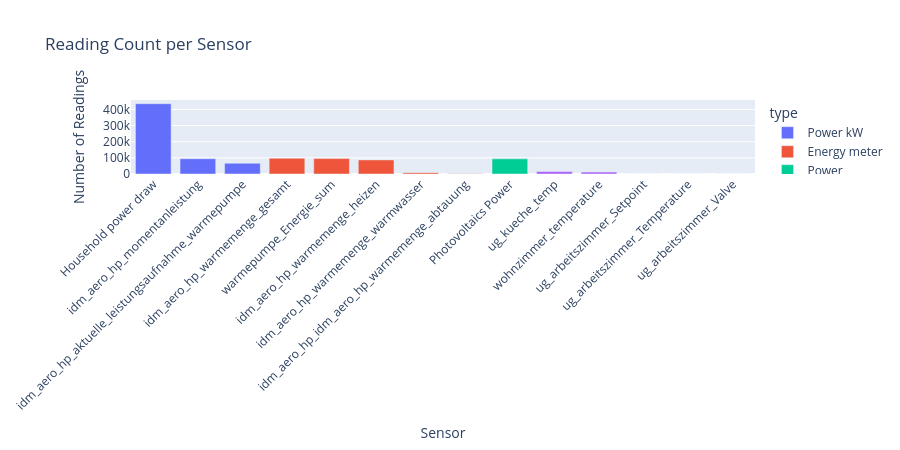

Here is the notebook cell this chart was saved with:
### Code cell
# Reading counts per sensor — bar chart
fig = px.bar(
    df_sensors, x='sensor_name', y='readings',
    color='type', title='Reading Count per Sensor',
    labels={'sensor_name': 'Sensor', 'readings': 'Number of Readings'},
)
fig.update_layout(xaxis_tickangle=-45, height=450)
fig.show()

### Figure 1 — Plotly figure (JSON) as saved in the notebook; plotly's stock layout.template omitted (floating-point values rounded to 4 significant figures)
{"data": [{"hovertemplate": "type=Power kW<br>Sensor=%{x}<br>Number of Readings=%{y}<extra></extra>", "legendgroup": "Power kW", "marker": {"color": "#636efa", "pattern": {"shape": ""}}, "name": "Power kW", "orientation": "v", "showlegend": true, "textposition": "auto", "type": "bar", "x": ["Household power draw", "idm_aero_hp_momentanleistung", "idm_aero_hp_aktuelle_leistungsaufnahme_warmepumpe"], "xaxis": "x", "y": [435362, 94551, 66363], "yaxis": "y"}, {"hovertemplate": "type=Energy meter<br>Sensor=%{x}<br>Number of Readings=%{y}<extra></extra>", "legendgroup": "Energy meter", "marker": {"color": "#EF553B", "pattern": {"shape": ""}}, "name": "Energy meter", "orientation": "v", "showlegend": true, "textposition": "auto", "type": "bar", "x": ["idm_aero_hp_warmemenge_gesamt", "warmepumpe_Energie_sum", "idm_aero_hp_warmemenge_heizen", "idm_aero_hp_warmemenge_warmwasser", "idm_aero_hp_idm_aero_hp_warmemenge_abtauung"], "xaxis": "x", "y": [97154, 95402, 87187, 8378, 2124], "yaxis": "y"}, {"hovertemplate": "type=Power<br>Sensor=%{x}<br>Number of Readings=%{y}<extra></extra>", "legendgroup": "Power", "marker": {"color": "#00cc96", "pattern": {"shape": ""}}, "name": "Power", "orientation": "v", "showlegend": true, "textposition": "auto", "type": "bar", "x": ["Photovoltaics Power"], "xaxis": "x", "y": [93822], "yaxis": "y"}, {"hovertemplate": "type=Temperature<br>Sensor=%{x}<br>Number of Readings=%{y}<extra></extra>", "legendgroup": "Temperature", "marker": {"color": "#ab63fa", "pattern": {"shape": ""}}, "name": "Temperature", "orientation": "v", "showlegend": true, "textposition": "auto", "type": "bar", "x": ["ug_kueche_temp", "wohnzimmer_temperature", "ug_arbeitszimmer_Setpoint", "ug_arbeitszimmer_Temperature"], "xaxis": "x", "y": [15403, 11909, 156, 150], "yaxis": "y"}, {"hovertemplate": "type=Boolean<br>Sensor=%{x}<br>Number of Readings=%{y}<extra></extra>", "legendgroup": "Boolean", "marker": {"color": "#FFA15A", "pattern": {"shape": ""}}, "name": "Boolean", "orientation": "v", "showlegend": true, "textposition": "auto", "type": "bar", "x": ["ug_arbeitszimmer_Valve"], "xaxis": "x", "y": [161], "yaxis": "y"}], "layout": {"barmode": "relative", "height": 450, "legend": {"title": {"text": "type"}, "tracegroupgap": 0}, "title": {"text": "Reading Count per Sensor"}, "xaxis": {"anchor": "y", "domain": [0, 1], "tickangle": -45, "title": {"text": "Sensor"}}, "yaxis": {"anchor": "x", "domain": [0, 1], "title": {"text": "Number of Readings"}}}}
